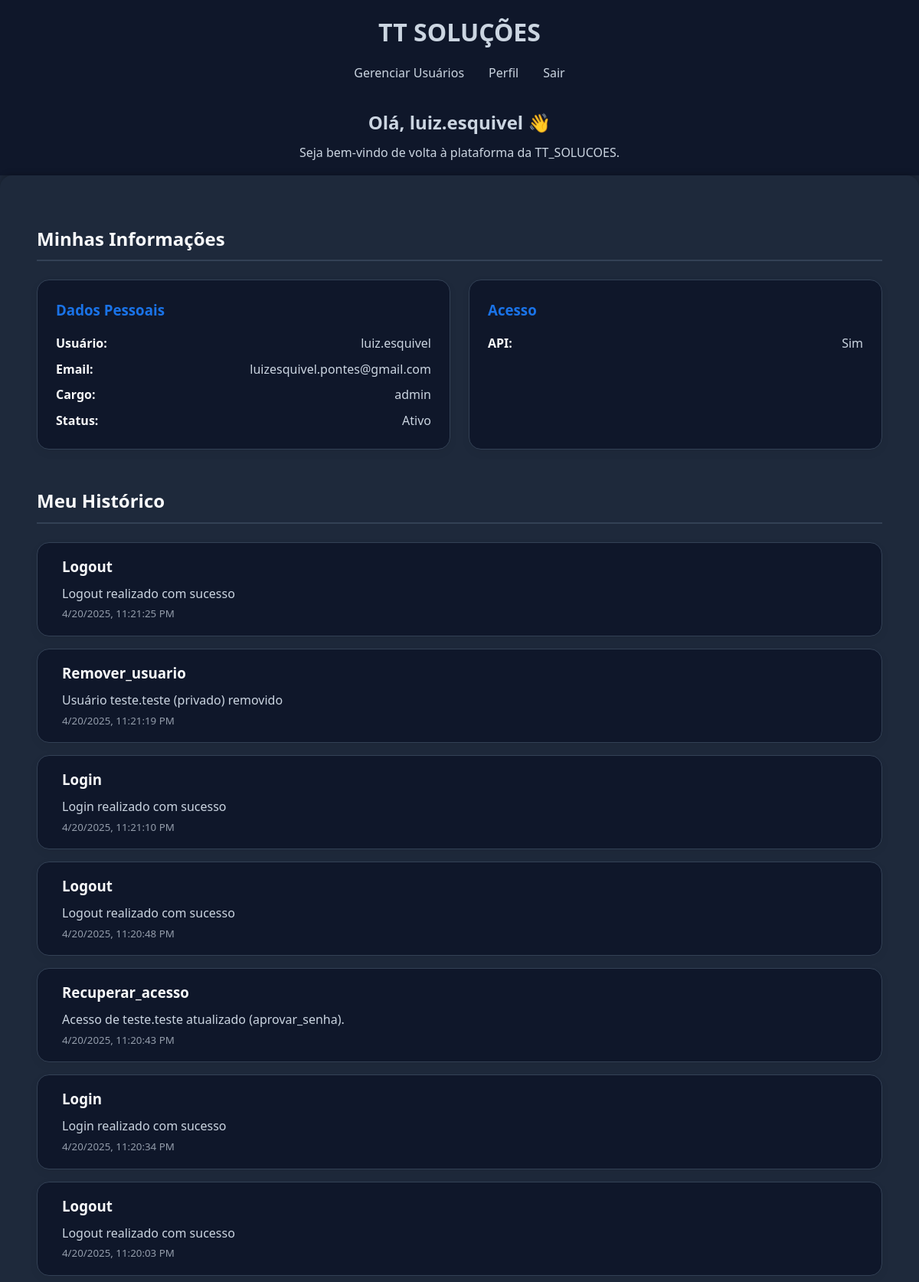
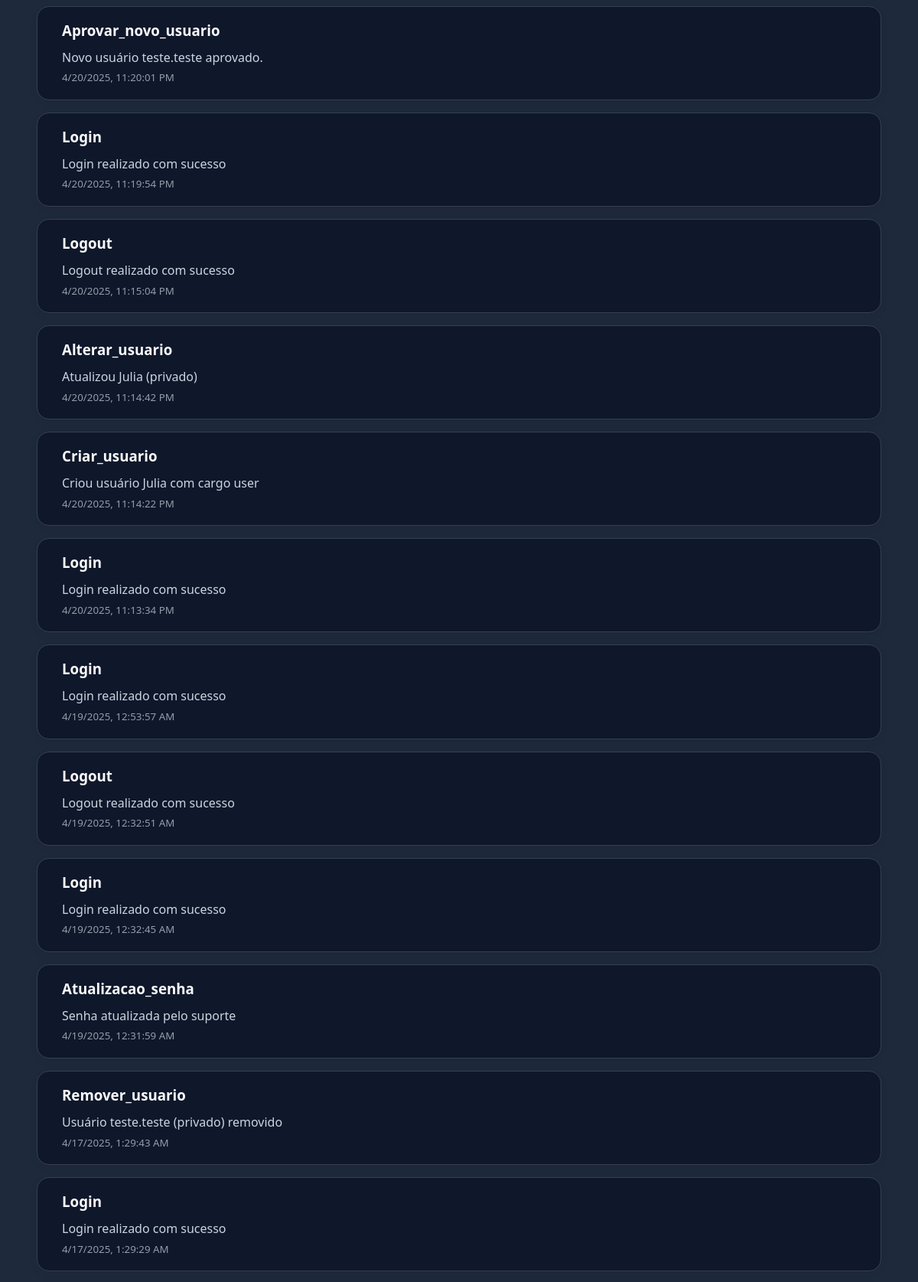
Screenshot of /perfil (signed in, upper part) with the database file from the repository (2 pictures, top to bottom).
### tables this page shows
CREATE TABLE usuarios (
    id INTEGER PRIMARY KEY AUTOINCREMENT,
    username TEXT UNIQUE NOT NULL,
    email TEXT NOT NULL,
    senha_hash TEXT NOT NULL,
    cargo TEXT NOT NULL DEFAULT 'user',
    acesso_api BOOLEAN DEFAULT FALSE,
    criado_em TIMESTAMP DEFAULT CURRENT_TIMESTAMP
);

CREATE TABLE logs_usuarios (
    id INTEGER PRIMARY KEY AUTOINCREMENT,
    usuario_id INTEGER NOT NULL,
    acao TEXT NOT NULL,
    detalhes TEXT,
    data_hora TIMESTAMP DEFAULT CURRENT_TIMESTAMP,
    FOREIGN KEY (usuario_id) REFERENCES usuarios(id)
);

### app/routes/perfil.py (the view)
@app.route('/perfil')
def perfil():
    if 'user' not in session:
        return render_template('pages/public/home.html')
    username = session['user']['username']
    user_data = detalhar_usuario(username)
    user_logs = log_usuario(username)
    return render_template('pages/private/perfil.html', user=user_data, logs=user_logs)

### app/routes/geral.py (called while the page is built)
@app.context_processor
def inject_now():
    if 'user' not in session:
        user = { 'is_authenticated': False }
    else:
        user = { 'is_authenticated': True }
    return {'now': datetime.now(), 'current_user': user}

### config/database/config/functions_db.py (called while the page is built)
def conectar_banco() -> sqlite3.Connection:
    from config.models.paths import path_data_base
    import os
    path_db = os.path.join(path_data_base, 'tt_solucoes.db')
    try:
        conn = sqlite3.connect(path_db)
        return conn
    except sqlite3.Error as e:
        raise Exception(f"Erro ao conectar ao banco: {e}")

def executar_sql(sql: str) -> Union[str, list]:
    conn = conectar_banco()
    cursor = conn.cursor()
    try:
        cursor.execute(sql)
        if cursor.description:
            resultado = cursor.fetchall()
        else:
            conn.commit()
            resultado = "Sucesso ao executar"
        return resultado
    except sqlite3.Error as e:
        conn.rollback()
        raise Exception(f"Erro ao executar SQL: {e}")
    finally:
        cursor.close()
        conn.close()

### utils/modules/usuarios/functions.py (called while the page is built)
def log_usuario(username: str) -> List[Dict[str, Union[str, int]]]:
    query = f"""
SELECT l.acao, l.detalhes, l.data_hora
FROM logs_usuarios l
JOIN usuarios u ON l.usuario_id = u.id
WHERE u.username = '{username}'
ORDER BY l.data_hora DESC
    """
    resultados = executar_sql(query)
    return [{
        'acao': row[0],
        'detalhes': row[1],
        'data_hora': row[2]
    } for row in resultados]

def detalhar_usuario(username: str) -> Optional[Dict[str, Union[int, str, bool]]]:
    query = f"""
SELECT
    u.id,
    u.username,
    u.email,
    u.cargo,
    u.acesso_api
FROM usuarios u
WHERE u.username = '{username}'
    """
    try:
        resultado = executar_sql(query)
        if not resultado:
            return None
        row = resultado[0]
        return {
            'id': row[0],
            'username': row[1],
            'email': row[2],
            'cargo': row[3],
            'acesso_api': bool(row[4])
        }
    except Exception:
        return None

### app/templates/pages/private/perfil.html (shortened to what this page needs)
{% extends "base.html" %}
{% from "macros/cards.jinja2" import info_card %}
{% block css %}
<link rel="stylesheet" href="{{ url_for('static', filename='css/pages/perfil.css') }}">
{% endblock %}
{% block content %}
<div class="profile-container">
    <section class="profile-section">
        <h2 class="section-title">Minhas Informações</h2>
        <div class="profile-grid">
            {{ info_card(
                title="Dados Pessoais",
                items=[
                    ('Usuário', user.username),
                    ('Email', user.email),
                    ('Cargo', user.cargo),
                    ('Status', 'Ativo')
                ]
            ) }}
            {{ info_card(
                title="Acesso",
                items=[
                    ('API', 'Sim' if user.acesso_api else 'Não')
                ]
            ) }}
        </div>
    </section>
    <section class="history-section">
        <h2 class="section-title">Meu Histórico</h2>
        <div class="history-list">
            {% for log in logs %}
                {% include 'components/log-card.html' %}
            {% endfor %}
        </div>
    </section>
{% endblock %}

### app/templates/base.html (shortened to what this page needs)
<!DOCTYPE html>
<html lang="pt-BR">
<head>
    <link rel="stylesheet" href="{{ url_for('static', filename='css/main.css') }}">
    <link rel="stylesheet" href="{{ url_for('static', filename='css/components/header.css') }}">
    <link rel="stylesheet" href="{{ url_for('static', filename='css/components/form.css') }}">
    <link rel="stylesheet" href="{{ url_for('static', filename='css/components/footer.css') }}">
    {% block css %}{% endblock %}
</head>
<body>
    {% include 'components/header.html' %}
    <main class="main-content">
        {% block content %}{% endblock %}
    </main>
</body>
</html>

### app/templates/macros/cards.jinja2
{% macro info_card(title, items) %}
<div class="info-card">
    <h3>{{ title }}</h3>
    <div class="info-list">
        {% for label, value in items %}
        <div class="info-item">
            <span class="info-label">{{ label }}:</span>
            <span class="info-value">{{ value }}</span>
        </div>
        {% endfor %}
    </div>
</div>
{% endmacro %}

### app/templates/components/header.html (shortened to what this page needs)
<header class="main-header">
    <div class="header-container">
        <div class="brand">
            <a href="/index">TT SOLUÇÕES</a>
        </div>
        <nav class="main-nav">
            <ul>
                {% if current_user.is_authenticated %}
                    {% if session.user.cargo == 'admin' %}
                        <li>
                            <a href="/usuarios" class="nav-link">
                                 Gerenciar Usuários
                            </a>
                        </li>
                    {% endif %}
                    <li><a href="/perfil" title="Ir para perfil do sistema">Perfil</a></li>
                    <li><a href="/logout" title="Deslogar do sistema">Sair</a></li>
                {% else %}
                    <li><a href="/login" title="Realizar Login">Login</a></li>
                {% endif %}
            </ul>
        </nav>
        <div class="header-intro">
            {% if current_user.is_authenticated %}
                <h2 class="dashboard-title">Olá, {{ session.user.username }} 👋</h2>
                <p class="dashboard-subtext">Seja bem-vindo de volta à plataforma da TT_SOLUCOES.</p>
            {% else %}
                <h2 class="public-title">Entre para mais recursos</h2>
                <p class="public-subtext">Crie uma conta ou faça login para ter acesso completo ao sistema.</p>
            {% endif %}
        </div>
    </div>
</header>

### app/templates/components/log-card.html (shortened to what this page needs)
<div class="log-card">
    <div class="log-details">
        <h3 class="log-title">{{ log.acao|title }}</h3>
        <p class="log-description">{{ log.detalhes }}</p>
        <small class="log-date">{{ log.data_hora }}</small>
    </div>
</div>

### app/static/css/main.css (style rules this page uses)
:root { --primary-color: #1A73E8; --secondary-color: #34D399; --accent-color: #F59E0B; --danger-color: #EF4444; --success-color: #10B981; --info-color: #60A5FA; --warning-color: #FBBF24; --light-color: #1E293B; --dark-color: #0F172A; --text-color: #E5E7EB; --text-dark: #F9FAFB; --text-light: #CBD5E1; --background-soft: #1E293B; --background-card: #0F172A; --border-color: #334155; --btn-primary-bg: var(--primary-color); --btn-primary-text: #ffffff; --btn-secondary-bg: var(--secondary-color); --btn-secondary-text: #ffffff; --modal-bg: rgba(0, 0, 0, 0.6); --modal-content-bg: #fff; --spacing-unit: 1rem; }
* { margin: 0; padding: 0; }
a { color: var(--primary-color); text-decoration: none; transition: color 0.3s ease; }
body { font-family: 'Segoe UI', Tahoma, Geneva, Verdana, sans-serif; line-height: 1.6; color: var(--text-color); background-color: var(--light-color); }
.main-content { min-height: 100%; padding: 2rem; max-width: 1200px; margin: 0 auto; background-color: var(--background-soft); border-radius: 1rem; box-shadow: 0 0 10px rgba(0,0,0,0.3); }

### app/static/css/components/header.css (style rules this page uses)
.main-header { background-color: var(--dark-color); color: var(--text-light); padding: 1rem 0; box-shadow: 0 2px 5px rgba(0,0,0,0.1); }
.header-container { max-width: 1200px; margin: 0 auto; padding: 0 2rem; display: flex; flex-direction: column; align-items: center; text-align: center; }
.brand a { color: var(--text-light); text-decoration: none; font-size: 2rem; font-weight: bold; }
.main-nav ul { display: flex; flex-wrap: wrap; list-style: none; justify-content: center; padding: 0; margin: 1rem 0; }
.main-nav li { margin: 0 1rem; }
.main-nav a { color: var(--text-light); text-decoration: none; font-size: 1rem; transition: color 0.3s; }
.header-intro { margin-top: 0.5rem; }
.dashboard-title, .public-title { font-size: 1.5rem; margin: 0.5rem 0; }
.dashboard-subtext, .public-subtext { font-size: 1rem; margin: 0; }

### app/static/css/pages/perfil.css (style rules this page uses)
.profile-container { max-width: 1200px; margin: 2rem auto; padding: 0 1rem; }
.profile-section, .history-section { margin-bottom: 3rem; }
.section-title { color: var(--text-dark); margin-bottom: 1.5rem; padding-bottom: 0.5rem; border-bottom: 2px solid var(--border-color); }
.profile-grid { display: grid; grid-template-columns: repeat(auto-fit, minmax(300px, 1fr)); gap: 1.5rem; }
.info-card { background-color: var(--background-card); border: 1px solid var(--border-color); border-radius: 1rem; padding: 1.5rem; box-shadow: 0 4px 12px rgba(0, 0, 0, 0.05); }
.info-card h3 { color: var(--primary-color); margin-bottom: 1rem; }
.info-list { display: flex; flex-direction: column; gap: 0.5rem; }
.info-item { display: flex; justify-content: space-between; color: var(--text-dark); }
.info-label { font-weight: 600; color: var(--text-dark); }
.info-value { color: var(--text-light); }
.history-list { display: flex; flex-direction: column; gap: 1rem; }
.log-card { display: flex; align-items: flex-start; gap: 1rem; background-color: var(--background-card); padding: 1rem; border: 1px solid var(--border-color); border-radius: 1rem; box-shadow: 0 4px 12px rgba(0, 0, 0, 0.05); transition: transform 0.3s ease, box-shadow 0.3s ease; }
.log-details { flex: 1; }
.log-title { margin: 0 0 0.5rem 0; color: var(--text-dark); font-weight: 600; }
.log-description { margin: 0; color: var(--text-light); }
.log-date { color: var(--text-light); opacity: 0.7; }

### rows the page displays
usuarios: user.username "luiz.esquivel", label "Usuário", username "luiz.esquivel", label "Email", email "luizesquivel.pontes@gmail.com", label "Cargo", cargo "admin"
logs_usuarios: acao "Logout", detalhes "Logout realizado com sucesso"
logs_usuarios: acao "Remover_usuario", detalhes "Usuário teste.teste (privado) removido"
logs_usuarios: acao "Login", detalhes "Login realizado com sucesso"
logs_usuarios: acao "Logout", detalhes "Logout realizado com sucesso"
logs_usuarios: acao "Recuperar_acesso", detalhes "Acesso de teste.teste atualizado (aprovar_senha)."
logs_usuarios: acao "Login", detalhes "Login realizado com sucesso"
logs_usuarios: acao "Logout", detalhes "Logout realizado com sucesso"
logs_usuarios: acao "Aprovar_novo_usuario", detalhes "Novo usuário teste.teste aprovado."
logs_usuarios: acao "Login", detalhes "Login realizado com sucesso"
logs_usuarios: acao "Logout", detalhes "Logout realizado com sucesso"
logs_usuarios: acao "Alterar_usuario", detalhes "Atualizou Julia (privado)"
logs_usuarios: acao "Criar_usuario", detalhes "Criou usuário Julia com cargo user"
logs_usuarios: acao "Login", detalhes "Login realizado com sucesso"
logs_usuarios: acao "Login", detalhes "Login realizado com sucesso"
logs_usuarios: acao "Logout", detalhes "Logout realizado com sucesso"
logs_usuarios: acao "Login", detalhes "Login realizado com sucesso"
logs_usuarios: acao "Atualizacao_senha", detalhes "Senha atualizada pelo suporte"
logs_usuarios: acao "Remover_usuario", detalhes "Usuário teste.teste (privado) removido"
logs_usuarios: acao "Login", detalhes "Login realizado com sucesso"

### other values shown
{{ title }} "Dados Pessoais Acesso"
{{ label }} "Status" "API"
{{ value }} "Ativo" "Sim"
